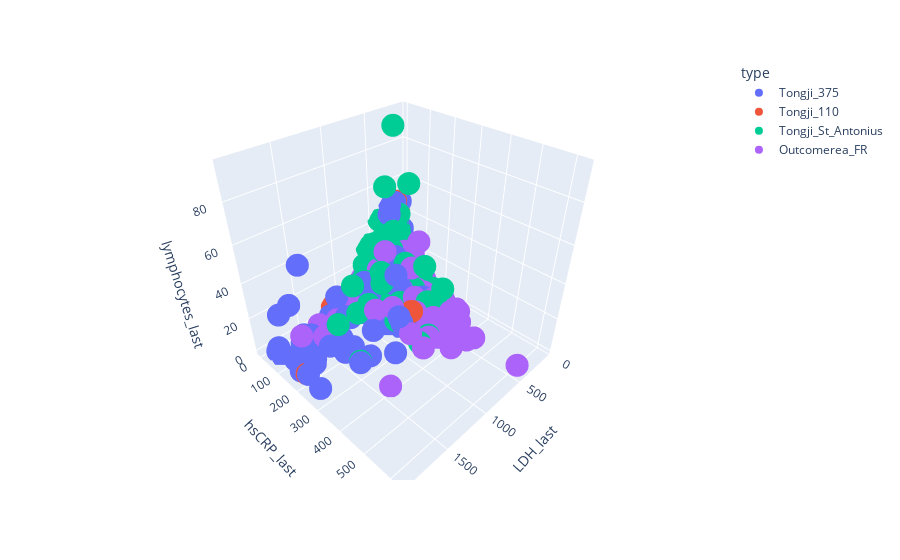

Notebook code cell kept with this figure:
### Code cell
fig = px.scatter_3d(df_combined, x = 'LDH_last', 
                    y = 'hsCRP_last', z = 'lymphocytes_last', color = 'type')
fig.update_layout(scene = dict(
        xaxis = dict(nticks=10, range=[0,2000],)))
fig.show()

### Figure 1 — Plotly figure (JSON) as saved in the notebook; plotly's stock layout.template omitted (floating-point values rounded to 4 significant figures; data arrays with more than 128 entries replaced by an {"elided": "..."} marker saying what was removed)
{"data": [{"hovertemplate": "type=Tongji_375<br>LDH_last=%{x}<br>hsCRP_last=%{y}<br>lymphocytes_last=%{z}<extra></extra>", "legendgroup": "Tongji_375", "marker": {"color": "#636efa", "symbol": "circle"}, "mode": "markers", "name": "Tongji_375", "scene": "scene", "showlegend": true, "type": "scatter3d", "x": {"elided": "375 int values"}, "y": {"elided": "375 float values"}, "z": {"elided": "375 float values"}}, {"hovertemplate": "type=Tongji_110<br>LDH_last=%{x}<br>hsCRP_last=%{y}<br>lymphocytes_last=%{z}<extra></extra>", "legendgroup": "Tongji_110", "marker": {"color": "#EF553B", "symbol": "circle"}, "mode": "markers", "name": "Tongji_110", "scene": "scene", "showlegend": true, "type": "scatter3d", "x": [194, 172, 1131, 161, 241, 210, 197, 212, 223, 232, 273, 296, 181, 127, 173, 220, 244, 174, 151, 212, 148, 169, 165, 342, 169, 209, 195, 236, 632, 175, 255, 235, 240, 141, 258, 208, 222, 154, 157, 535, 264, 163, 166, 172, 207, 119, 180, 186, 207, 168, 181, 183, 166, 161, 134, 541, 207, 275, 160, 141, 273, 137, 248, 304, 179, 157, 167, 179, 166, 132, 186, 159, 195, 169, 262, 422, 209, 178, 605, 603, 178, 161, 199, 158, 197, 386, 170, 201, 161, 143, 1867, 122, 161, 213, 219, 278, 204, 232, 183, 176, 204, 127, 183, 188, 273, 740, 152, 148, 430, 430], "y": [2.7, 0.7, 9.1, 2.1, 4.6, 9.6, 12.7, 43.2, 1.1, 20.8, 27.2, 3.8, 3.7, 2.3, 2.5, 1.2, 0.4, 2.7, 6, 0.5, 2.2, 11, 5.4, 2.9, 26.7, 0.3, 1, 244.2, 133.2, 0.5, 23.4, 1.3, 6, 0.3, 9, 0.5, 3.7, 0.4, 0.3, 56.4, 1.1, 2.8, 2.8, 31.1, 1.9, 0.2, 2.6, 3, 6.6, 0.3, 16.6, 4.8, 1.6, 10.1, 0.1, 304.6, 4.8, 1, 1.6, 4.3, 14.3, 0.3, 1.4, 8.5, 1.2, 0.2, 0.8, 2.3, 4.7, 1.3, 1.6, 0.4, 0.9, 0.4, 0.7, 139.8, 0.5, 0.9, 77.5, 71.8, 1, 0.5, 12.9, 3.3, 0.4, 112.3, 0.6, 0.8, 28.5, 9.5, 195.9, 0.5, 1.1, 13.8, 3, 206.3, 1, 17.6, 1.9, 0.9, 6.9, 0.6, 3.4, 0.7, 11.3, 263.6, 0.4, 1.1, 258.8, 31.2], "z": [28.6, 30.5, 4.7, 2.2, 26.7, 5.8, 33.9, 18.3, 41.3, 30, 26.7, 5.4, 27, 29.7, 37.2, 34.7, 26.6, 41.5, 21.7, 30.6, 22.1, 14.5, 28.1, 11, 18, 23.1, 28, 9.3, 1.5, 23.9, 33.9, 31.7, 27.7, 27.6, 25.6, 39.6, 32.7, 43, 40.3, 12, 23.7, 20.8, 28.9, 19.6, 21.9, 29, 37.9, 35, 22.3, 39, 23.9, 23.9, 39.2, 35, 30.8, 1.4, 26.8, 34.8, 24.5, 19.2, 8.3, 30, 19.6, 22, 15.2, 23, 25.7, 26.6, 20, 40.4, 23.2, 40.5, 35.5, 40.2, 25.6, 1, 22, 35.8, 5.3, 9.5, 48.1, 38.2, 29.4, 29.9, 39.4, 4.3, 34.4, 33.5, 11.4, 29.6, 3.4, 23, 44.2, 19.3, 31, 3.7, 31.7, 16.8, 18.9, 32.2, 24, 29.1, 26.1, 35.6, 20, 12.5, 42.7, 8.3, 1.5, 10]}, {"hovertemplate": "type=Tongji_St_Antonius<br>LDH_last=%{x}<br>hsCRP_last=%{y}<br>lymphocytes_last=%{z}<extra></extra>", "legendgroup": "Tongji_St_Antonius", "marker": {"color": "#00cc96", "symbol": "circle"}, "mode": "markers", "name": "Tongji_St_Antonius", "scene": "scene", "showlegend": true, "type": "scatter3d", "x": {"elided": "305 int values"}, "y": {"elided": "305 int values"}, "z": {"elided": "305 float values"}}, {"hovertemplate": "type=Outcomerea_FR<br>LDH_last=%{x}<br>hsCRP_last=%{y}<br>lymphocytes_last=%{z}<extra></extra>", "legendgroup": "Outcomerea_FR", "marker": {"color": "#ab63fa", "symbol": "circle"}, "mode": "markers", "name": "Outcomerea_FR", "scene": "scene", "showlegend": true, "type": "scatter3d", "x": {"elided": "178 float values"}, "y": {"elided": "178 float values"}, "z": {"elided": "178 float values"}}], "layout": {"legend": {"title": {"text": "type"}, "tracegroupgap": 0}, "margin": {"t": 60}, "scene": {"domain": {"x": [0, 1], "y": [0, 1]}, "xaxis": {"nticks": 10, "range": [0, 2000], "title": {"text": "LDH_last"}}, "yaxis": {"title": {"text": "hsCRP_last"}}, "zaxis": {"title": {"text": "lymphocytes_last"}}}}}
